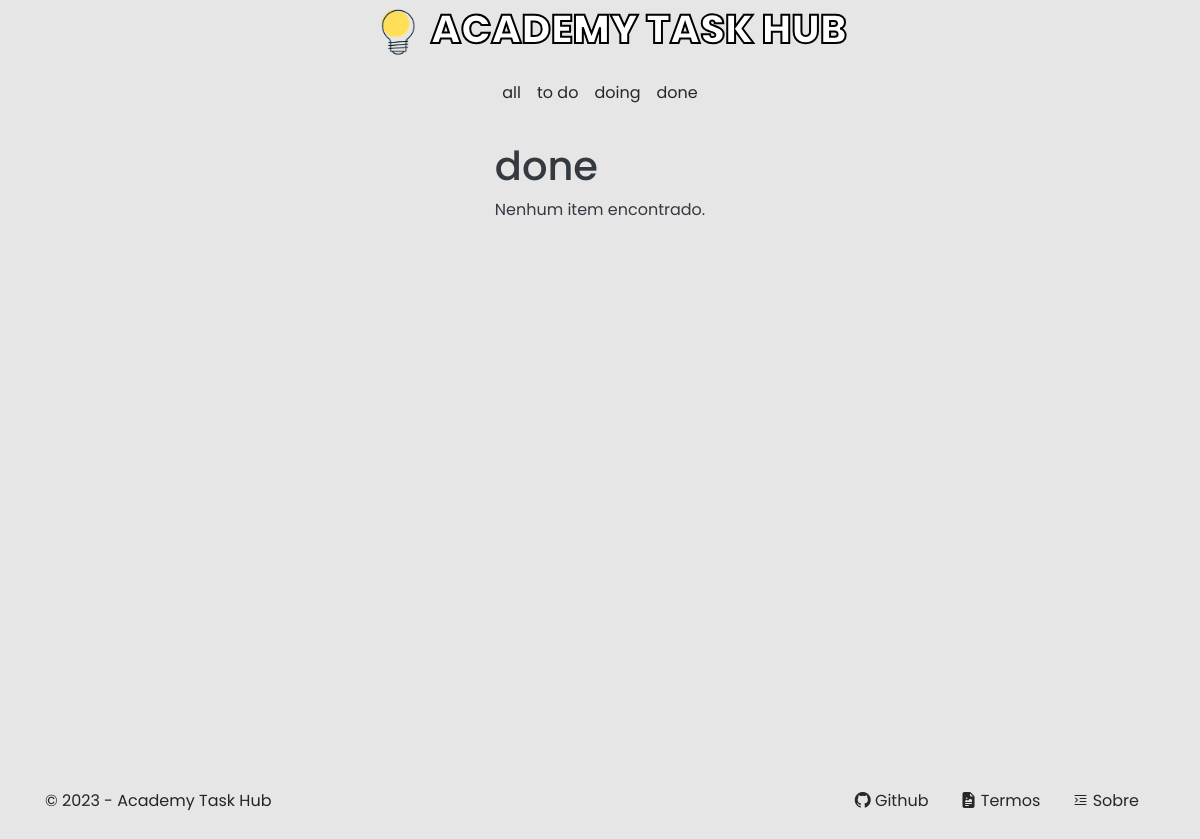
/done/, run on an earlier commit of the app's database.
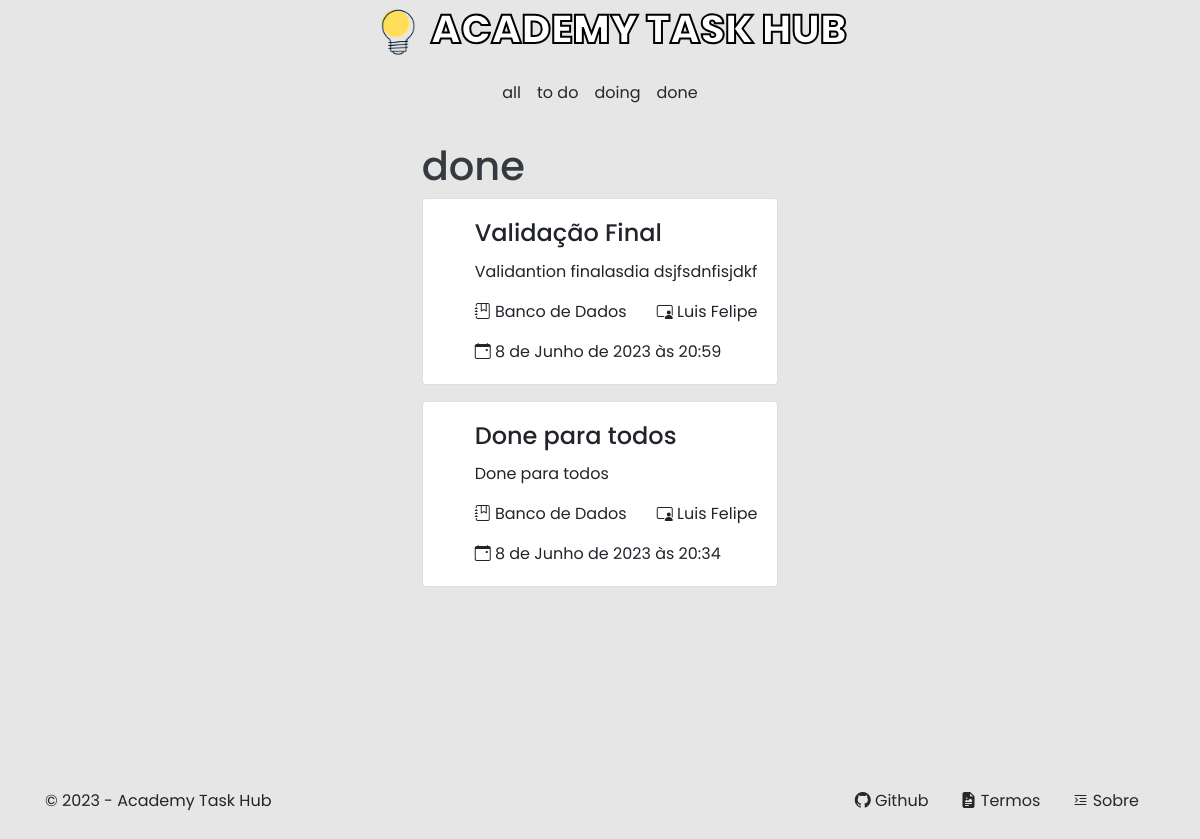
And on a later commit of the database.
### apps/client/models.py (models this page shows, shortened)
class ItemList(models.Model):
    STATUS = (
        ('TODO', 'To Do'),
        ('DOING', 'Doing'),
        ('DONE', 'Done'),
    )
    TYPE = (
        ('P', 'Pessoal'),
        ('A', 'Para todos')
    )
    author = models.ForeignKey(User, on_delete=models.CASCADE)
    title = models.CharField(max_length=50)
    content = models.CharField(max_length=150)
    created_date = models.DateTimeField(auto_now_add=True)
    updated_date = models.DateTimeField(auto_now=True)
    due_date = models.DateTimeField()
    discipline = models.ForeignKey(Discipline, on_delete=models.CASCADE, blank=True, null=True)
    teacher = models.ForeignKey(Teacher, models.CASCADE, blank=True, null=True)
    status = models.CharField(max_length=5, choices=STATUS)
    type = models.CharField(max_length=1, choices=TYPE)

class Discipline(models.Model):
    name = models.CharField(max_length=20)
    is_technical_area = models.BooleanField()
    def __str__ (self) -> str:
        return self.name

class Teacher(models.Model):
    name = models.CharField(max_length=20)
    def __str__ (self) -> str:
        return self.name

### apps/home/views.py (the view)
# urls.py: path('done/', views.done, name='done'),
def done(request):
    if request.method == 'GET':
        if request.user.is_authenticated:
            person = Person.objects.get(user=request.user)
            item_list_done = person.item_list.filter(status='DONE').order_by('-due_date')
            return render(request, 'pages/done.html', context={'item_list_done':item_list_done})
        item_list_done = ItemList.objects.filter(type='A').filter(status='DONE').order_by('-due_date')
        return render(request, 'pages/done.html', context={'item_list_done':item_list_done})

### apps/home/templates/pages/done.html
{% extends 'base.html' %}
{% load static %}
{% block body %}
<section class="container section text-white d-flex justify-content-center align-items-start">
    <main class="done p-3 d-flex justify-content-center flex-column text-dark">
        <h1>done</h1>
        {% for item in item_list_done %}
            {% include '../partials/card-item.html' %}
        {% empty %}
            <p>Nenhum item encontrado.</p>
        {% endfor %}
    </main>
</section>
{% endblock body %}

### apps/home/templates/partials/card-item.html
<ul class="card" style="min-width: 300px;">
    <li class="card-body">
        <h4 class="card-title">{{ item.title }}</h4>
        <p class="card-text">{{ item.content }}</p>
        <div class="more d-flex justify-content-between">
            <p><i class="bi bi-journal-bookmark"></i> {{ item.discipline }}</p>
            <p><i class="bi bi-person-video3"></i> {{ item.teacher }}</p>
        </div>
        <p class="card-text"><i class="bi bi-calendar-event"></i> {{ item.due_date }}</p>
    </li>
</ul>

What changed in the data, as far as the page shows it:
added ItemList: title "Validação Final", content "Validantion finalasdia dsjfsdnfisjdkf", discipline "Banco de Dados", teacher "Luis Felipe", due_date "8 de Junho de 2023 às 20:59"
added ItemList: title "Done para todos", content "Done para todos", discipline "Banco de Dados", teacher "Luis Felipe", due_date "8 de Junho de 2023 às 20:34"
Also different on the page:
text no longer shown: "Nenhum item encontrado."
